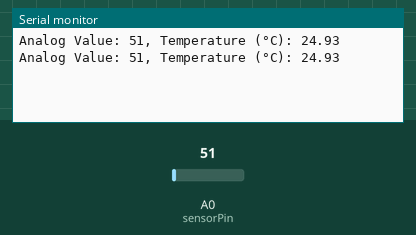
A sketch run on a simulated Arduino Uno, built with avr-gcc and run on an emulated ATmega328P. Shown: the last lines printed to the serial monitor. The inputs (shaded band) are chosen by the test bench; at power-on: A0 (sensorPin) = 51.

Above: at 1.8 s.
1.9 s: A0 (sensorPin) set to 61
At 2.8 s:
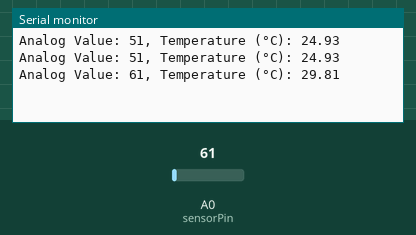
3.4 s: A0 (sensorPin) set to 71
At 4.8 s:
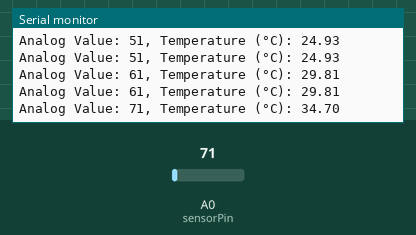
Timing chart, 0 to 6.4 s (numbered marks = the images above; inputs shaded):
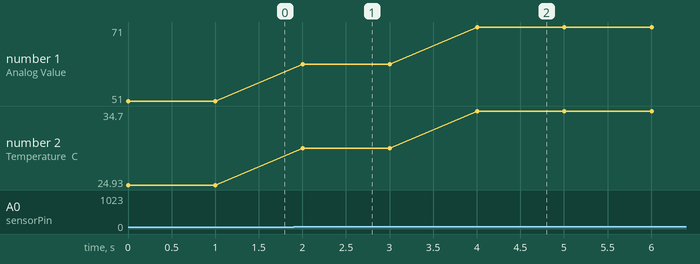

The sketch:

pwm_brightness.ino
```cpp
const int sensorPin = A0;              // Analog input pin for LM35 sensor
const float referenceVoltage = 5.0;    // Reference voltage (5V) for Arduino
const float temperatureFactor = 100.0; // LM35 temperature sensor factor

void setup()
{
    Serial.begin(9600);
}

void loop()
{
    // Read the analog value from the LM35 sensor
    int sensorValue = analogRead(sensorPin);

    // Convert the analog value to temperature in degrees Celsius
    float temperature = (sensorValue / 1023.0) * referenceVoltage * temperatureFactor;

    // Print the temperature to the Serial Monitor
    Serial.print("Analog Value: ");
    Serial.print(sensorValue);
    Serial.print(", Temperature (°C): ");
    Serial.println(temperature);

    delay(1000); // Delay for 1 second before the next reading
}
```

Measured:
- after the input at 1.9 s, the serial monitor: prints a new line after 0.10 s (image 1)
- after the input at 3.4 s, the serial monitor: prints a new line after 0.60 s (image 2)
- plotted number 1: 51 → 61 after the input at 1.9 s, 61 → 71 after the input at 3.4 s
- plotted number 2: 24.93 → 29.81 after the input at 1.9 s, 29.81 → 34.7 after the input at 3.4 s
